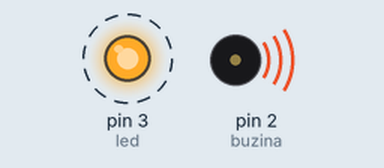
The sketch below on a simulated Arduino Uno, built with avr-gcc and run on an emulated ATmega328P. On the bench: output pins drawn as LEDs (lit = HIGH), buzzer (waves = sounding). Dashed ring = blinking.

Above: at 1.5 s.
Timing chart, 0 to 5.6 s (numbered marks = the images above):
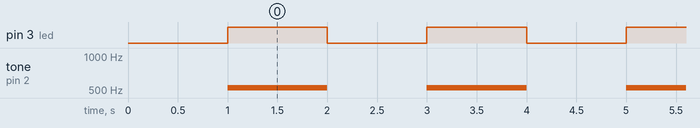

The sketch:

buzzer_simples_buzina.ino
```cpp
#define buzina 2
int led = 3;

void setup() {

  Serial.begin(9600);
  pinMode(buzina, OUTPUT);
  pinMode(led, OUTPUT);
  delay(1000);

}

void loop() {

  tone(buzina, 523); // Liga a Buzina, Tom (Dó)
  digitalWrite(led, HIGH);
  delay(1000);
  noTone(buzina); // Desliga a Buzina
  digitalWrite(led, LOW);
  delay(1000);

}
```

Measured:
- by itself, pin 3 (led): alternates HIGH for 1.0 s and LOW for 1.0 s
- by itself, tone on pin 2 (buzina): alternates 523 Hz for 1.0 s and silent for 1.0 s
